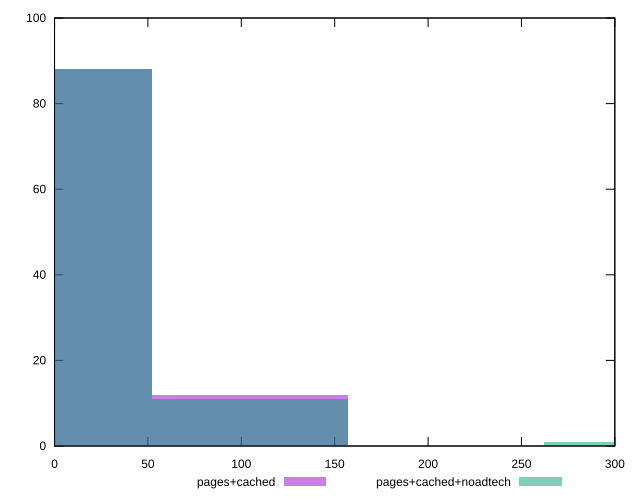

Source code (gnuplot):
reset

$pagesCached <<EOF
0 88
104.89300534220732 12
EOF

$pagesCachedNoadtech <<EOF
0 88
104.89300534220732 11
314.679016026622 1
EOF

set key outside below
set boxwidth 104.89300534220732
set xrange [0:300]
set yrange [0:100]
set trange [0:100]
set style fill transparent solid 0.5 noborder
set terminal svg size 640, 500 enhanced background rgb 'white'
set output "report_00026_2021-02-22T21:38:55.199Z/unminified-javascript/comparison/histogram/1_vs_2.svg"

plot $pagesCached title "pages+cached" with boxes, \
     $pagesCachedNoadtech title "pages+cached+noadtech" with boxes

reset
